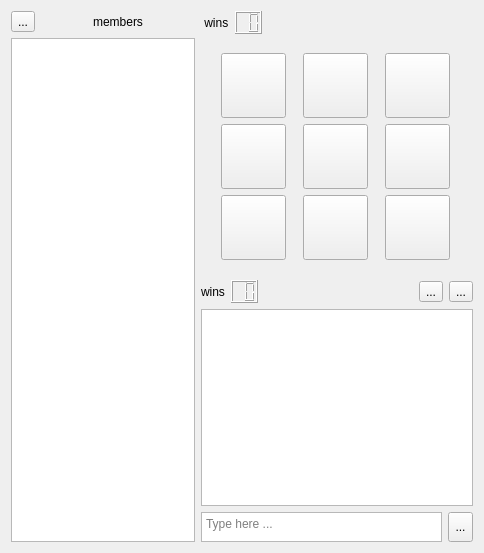
<?xml version="1.0" encoding="UTF-8"?>
<ui version="4.0">
 <class>ClientGamePage</class>
 <widget class="QWidget" name="ClientGamePage">
  <property name="geometry">
   <rect>
    <x>0</x>
    <y>0</y>
    <width>484</width>
    <height>553</height>
   </rect>
  </property>
  <property name="windowTitle">
   <string>ttt-player</string>
  </property>
  <layout class="QGridLayout" name="gridLayout_3">
   <item row="0" column="0">
    <layout class="QVBoxLayout" name="verticalLayout_7">
     <item>
      <layout class="QHBoxLayout" name="horizontalLayout_5"/>
     </item>
     <item>
      <layout class="QHBoxLayout" name="horizontalLayout_3">
       <item>
        <layout class="QVBoxLayout" name="verticalLayout_2">
         <item>
          <layout class="QHBoxLayout" name="horizontalLayout_2">
           <item>
            <widget class="QToolButton" name="backButton">
             <property name="text">
              <string>...</string>
             </property>
             <property name="icon">
              <iconset resource="qtresource.qrc">
               <normaloff>:/icons/back.png</normaloff>:/icons/back.png</iconset>
             </property>
            </widget>
           </item>
           <item>
            <widget class="QLabel" name="membersLabel">
             <property name="text">
              <string>members</string>
             </property>
             <property name="alignment">
              <set>Qt::AlignCenter</set>
             </property>
            </widget>
           </item>
          </layout>
         </item>
         <item>
          <widget class="QListWidget" name="membersList">
           <property name="sizePolicy">
            <sizepolicy hsizetype="Preferred" vsizetype="Expanding">
             <horstretch>0</horstretch>
             <verstretch>0</verstretch>
            </sizepolicy>
           </property>
           <property name="minimumSize">
            <size>
             <width>120</width>
             <height>0</height>
            </size>
           </property>
           <property name="maximumSize">
            <size>
             <width>200</width>
             <height>16777215</height>
            </size>
           </property>
          </widget>
         </item>
        </layout>
       </item>
       <item>
        <layout class="QVBoxLayout" name="verticalLayout">
         <item>
          <layout class="QHBoxLayout" name="horizontalLayout_6">
           <item>
            <widget class="QLabel" name="opponentname">
             <property name="text">
              <string> wins</string>
             </property>
            </widget>
           </item>
           <item>
            <widget class="QLCDNumber" name="opWinsLcd">
             <property name="maximumSize">
              <size>
               <width>27</width>
               <height>16777215</height>
              </size>
             </property>
             <property name="digitCount">
              <number>2</number>
             </property>
            </widget>
           </item>
           <item>
            <spacer name="horizontalSpacer">
             <property name="orientation">
              <enum>Qt::Horizontal</enum>
             </property>
             <property name="sizeHint" stdset="0">
              <size>
               <width>60</width>
               <height>20</height>
              </size>
             </property>
            </spacer>
           </item>
          </layout>
         </item>
         <item>
          <layout class="QVBoxLayout" name="verticalLayout_8">
           <item>
            <widget class="QWidget" name="boardWidget" native="true">
             <property name="sizePolicy">
              <sizepolicy hsizetype="Expanding" vsizetype="Expanding">
               <horstretch>0</horstretch>
               <verstretch>0</verstretch>
              </sizepolicy>
             </property>
             <layout class="QVBoxLayout" name="verticalLayout_3">
              <item>
               <layout class="QGridLayout" name="gridLayout_2">
                <item row="1" column="2">
                 <widget class="QPushButton" name="b3">
                  <property name="sizePolicy">
                   <sizepolicy hsizetype="Expanding" vsizetype="Expanding">
                    <horstretch>0</horstretch>
                    <verstretch>0</verstretch>
                   </sizepolicy>
                  </property>
                  <property name="minimumSize">
                   <size>
                    <width>30</width>
                    <height>30</height>
                   </size>
                  </property>
                  <property name="maximumSize">
                   <size>
                    <width>65</width>
                    <height>65</height>
                   </size>
                  </property>
                  <property name="text">
                   <string/>
                  </property>
                  <property name="iconSize">
                   <size>
                    <width>60</width>
                    <height>60</height>
                   </size>
                  </property>
                 </widget>
                </item>
                <item row="2" column="2">
                 <widget class="QPushButton" name="c3">
                  <property name="sizePolicy">
                   <sizepolicy hsizetype="Expanding" vsizetype="Expanding">
                    <horstretch>0</horstretch>
                    <verstretch>0</verstretch>
                   </sizepolicy>
                  </property>
                  <property name="minimumSize">
                   <size>
                    <width>30</width>
                    <height>30</height>
                   </size>
                  </property>
                  <property name="maximumSize">
                   <size>
                    <width>65</width>
                    <height>65</height>
                   </size>
                  </property>
                  <property name="text">
                   <string/>
                  </property>
                  <property name="iconSize">
                   <size>
                    <width>60</width>
                    <height>60</height>
                   </size>
                  </property>
                 </widget>
                </item>
                <item row="2" column="1">
                 <widget class="QPushButton" name="c2">
                  <property name="sizePolicy">
                   <sizepolicy hsizetype="Expanding" vsizetype="Expanding">
                    <horstretch>0</horstretch>
                    <verstretch>0</verstretch>
                   </sizepolicy>
                  </property>
                  <property name="minimumSize">
                   <size>
                    <width>30</width>
                    <height>30</height>
                   </size>
                  </property>
                  <property name="maximumSize">
                   <size>
                    <width>65</width>
                    <height>65</height>
                   </size>
                  </property>
                  <property name="text">
                   <string/>
                  </property>
                  <property name="iconSize">
                   <size>
                    <width>60</width>
                    <height>60</height>
                   </size>
                  </property>
                 </widget>
                </item>
                <item row="0" column="2">
                 <widget class="QPushButton" name="a3">
                  <property name="sizePolicy">
                   <sizepolicy hsizetype="Expanding" vsizetype="Expanding">
                    <horstretch>0</horstretch>
                    <verstretch>0</verstretch>
                   </sizepolicy>
                  </property>
                  <property name="minimumSize">
                   <size>
                    <width>30</width>
                    <height>30</height>
                   </size>
                  </property>
                  <property name="maximumSize">
                   <size>
                    <width>65</width>
                    <height>65</height>
                   </size>
                  </property>
                  <property name="text">
                   <string/>
                  </property>
                  <property name="iconSize">
                   <size>
                    <width>60</width>
                    <height>60</height>
                   </size>
                  </property>
                 </widget>
                </item>
                <item row="0" column="0">
                 <widget class="QPushButton" name="a1">
                  <property name="sizePolicy">
                   <sizepolicy hsizetype="Expanding" vsizetype="Expanding">
                    <horstretch>0</horstretch>
                    <verstretch>0</verstretch>
                   </sizepolicy>
                  </property>
                  <property name="minimumSize">
                   <size>
                    <width>30</width>
                    <height>30</height>
                   </size>
                  </property>
                  <property name="maximumSize">
                   <size>
                    <width>65</width>
                    <height>65</height>
                   </size>
                  </property>
                  <property name="text">
                   <string/>
                  </property>
                  <property name="iconSize">
                   <size>
                    <width>60</width>
                    <height>60</height>
                   </size>
                  </property>
                 </widget>
                </item>
                <item row="0" column="1">
                 <widget class="QPushButton" name="a2">
                  <property name="sizePolicy">
                   <sizepolicy hsizetype="Expanding" vsizetype="Expanding">
                    <horstretch>0</horstretch>
                    <verstretch>0</verstretch>
                   </sizepolicy>
                  </property>
                  <property name="minimumSize">
                   <size>
                    <width>30</width>
                    <height>30</height>
                   </size>
                  </property>
                  <property name="maximumSize">
                   <size>
                    <width>65</width>
                    <height>65</height>
                   </size>
                  </property>
                  <property name="text">
                   <string/>
                  </property>
                  <property name="iconSize">
                   <size>
                    <width>60</width>
                    <height>60</height>
                   </size>
                  </property>
                 </widget>
                </item>
                <item row="2" column="0">
                 <widget class="QPushButton" name="c1">
                  <property name="sizePolicy">
                   <sizepolicy hsizetype="Expanding" vsizetype="Expanding">
                    <horstretch>0</horstretch>
                    <verstretch>0</verstretch>
                   </sizepolicy>
                  </property>
                  <property name="minimumSize">
                   <size>
                    <width>30</width>
                    <height>30</height>
                   </size>
                  </property>
                  <property name="maximumSize">
                   <size>
                    <width>65</width>
                    <height>65</height>
                   </size>
                  </property>
                  <property name="text">
                   <string/>
                  </property>
                  <property name="iconSize">
                   <size>
                    <width>60</width>
                    <height>60</height>
                   </size>
                  </property>
                 </widget>
                </item>
                <item row="1" column="0">
                 <widget class="QPushButton" name="b1">
                  <property name="sizePolicy">
                   <sizepolicy hsizetype="Expanding" vsizetype="Expanding">
                    <horstretch>0</horstretch>
                    <verstretch>0</verstretch>
                   </sizepolicy>
                  </property>
                  <property name="minimumSize">
                   <size>
                    <width>30</width>
                    <height>30</height>
                   </size>
                  </property>
                  <property name="maximumSize">
                   <size>
                    <width>65</width>
                    <height>65</height>
                   </size>
                  </property>
                  <property name="text">
                   <string/>
                  </property>
                  <property name="iconSize">
                   <size>
                    <width>60</width>
                    <height>60</height>
                   </size>
                  </property>
                 </widget>
                </item>
                <item row="1" column="1">
                 <widget class="QPushButton" name="b2">
                  <property name="sizePolicy">
                   <sizepolicy hsizetype="Expanding" vsizetype="Expanding">
                    <horstretch>0</horstretch>
                    <verstretch>0</verstretch>
                   </sizepolicy>
                  </property>
                  <property name="minimumSize">
                   <size>
                    <width>30</width>
                    <height>30</height>
                   </size>
                  </property>
                  <property name="maximumSize">
                   <size>
                    <width>65</width>
                    <height>65</height>
                   </size>
                  </property>
                  <property name="text">
                   <string/>
                  </property>
                  <property name="iconSize">
                   <size>
                    <width>60</width>
                    <height>60</height>
                   </size>
                  </property>
                 </widget>
                </item>
               </layout>
              </item>
             </layout>
            </widget>
           </item>
          </layout>
         </item>
         <item>
          <layout class="QHBoxLayout" name="horizontalLayout">
           <item>
            <widget class="QLabel" name="yournameLabel">
             <property name="text">
              <string>wins</string>
             </property>
            </widget>
           </item>
           <item>
            <widget class="QLCDNumber" name="yourWinsLcd">
             <property name="maximumSize">
              <size>
               <width>27</width>
               <height>16777215</height>
              </size>
             </property>
             <property name="digitCount">
              <number>2</number>
             </property>
            </widget>
           </item>
           <item>
            <spacer name="horizontalSpacer_2">
             <property name="orientation">
              <enum>Qt::Horizontal</enum>
             </property>
             <property name="sizeHint" stdset="0">
              <size>
               <width>40</width>
               <height>20</height>
              </size>
             </property>
            </spacer>
           </item>
           <item>
            <widget class="QToolButton" name="rematchButton">
             <property name="text">
              <string>...</string>
             </property>
             <property name="icon">
              <iconset resource="qtresource.qrc">
               <normaloff>:/icons/refresh.png</normaloff>:/icons/refresh.png</iconset>
             </property>
            </widget>
           </item>
           <item>
            <widget class="QToolButton" name="resignButton">
             <property name="text">
              <string>...</string>
             </property>
             <property name="icon">
              <iconset resource="qtresource.qrc">
               <normaloff>:/icons/white.png</normaloff>:/icons/white.png</iconset>
             </property>
            </widget>
           </item>
          </layout>
         </item>
         <item>
          <layout class="QVBoxLayout" name="verticalLayout_4">
           <item>
            <layout class="QVBoxLayout" name="verticalLayout_6">
             <item>
              <widget class="QListWidget" name="chatList">
               <property name="sizePolicy">
                <sizepolicy hsizetype="Expanding" vsizetype="Expanding">
                 <horstretch>0</horstretch>
                 <verstretch>5</verstretch>
                </sizepolicy>
               </property>
               <property name="minimumSize">
                <size>
                 <width>0</width>
                 <height>50</height>
                </size>
               </property>
               <property name="maximumSize">
                <size>
                 <width>16777215</width>
                 <height>260</height>
                </size>
               </property>
               <property name="wordWrap">
                <bool>true</bool>
               </property>
              </widget>
             </item>
            </layout>
           </item>
           <item>
            <layout class="QHBoxLayout" name="horizontalLayout_4">
             <item>
              <widget class="QTextEdit" name="chatTextEdit">
               <property name="sizePolicy">
                <sizepolicy hsizetype="Preferred" vsizetype="Preferred">
                 <horstretch>0</horstretch>
                 <verstretch>0</verstretch>
                </sizepolicy>
               </property>
               <property name="minimumSize">
                <size>
                 <width>2</width>
                 <height>25</height>
                </size>
               </property>
               <property name="maximumSize">
                <size>
                 <width>16777215</width>
                 <height>30</height>
                </size>
               </property>
               <property name="placeholderText">
                <string>Type here ...</string>
               </property>
              </widget>
             </item>
             <item>
              <widget class="QToolButton" name="sendButton">
               <property name="sizePolicy">
                <sizepolicy hsizetype="Expanding" vsizetype="Expanding">
                 <horstretch>0</horstretch>
                 <verstretch>0</verstretch>
                </sizepolicy>
               </property>
               <property name="minimumSize">
                <size>
                 <width>25</width>
                 <height>25</height>
                </size>
               </property>
               <property name="maximumSize">
                <size>
                 <width>35</width>
                 <height>30</height>
                </size>
               </property>
               <property name="text">
                <string>...</string>
               </property>
               <property name="icon">
                <iconset resource="qtresource.qrc">
                 <normaloff>:/icons/send.png</normaloff>:/icons/send.png</iconset>
               </property>
              </widget>
             </item>
            </layout>
           </item>
          </layout>
         </item>
        </layout>
       </item>
      </layout>
     </item>
    </layout>
   </item>
  </layout>
 </widget>
 <resources>
  <include location="qtresource.qrc"/>
 </resources>
 <connections/>
</ui>
